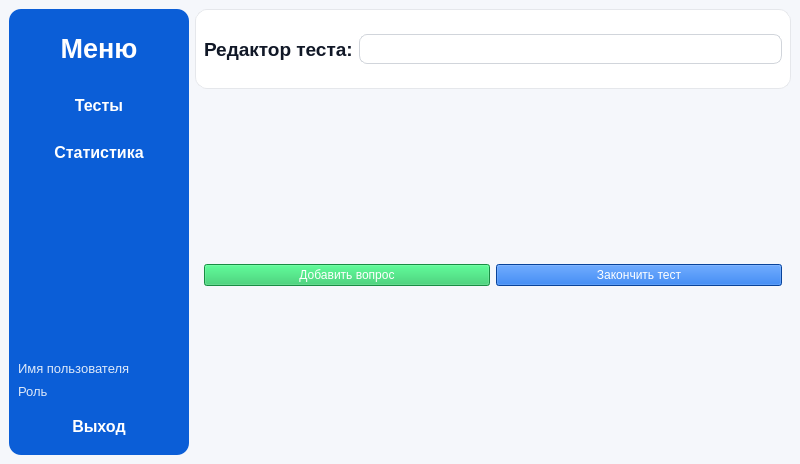
<?xml version="1.0" encoding="UTF-8"?>
<ui version="4.0">
 <class>TestEditor</class>
 <widget class="QMainWindow" name="TestEditor">
  <property name="geometry">
   <rect>
    <x>0</x>
    <y>0</y>
    <width>800</width>
    <height>464</height>
   </rect>
  </property>
  <property name="windowTitle">
   <string>Test Editor</string>
  </property>
  <property name="windowIcon">
   <iconset theme="QIcon::ThemeIcon::GoHome"/>
  </property>
  <property name="styleSheet">
   <string notr="true">/* ===== БАЗА: светлая тема ===== */
QMainWindow {
    background-color: #f5f7fb;
    font-family: &quot;Segoe UI&quot;;
    font-size: 10pt;
    color: #1f2937;
}

QWidget {
    color: #1f2937;
}

QWidget#questionBody QCheckBox::indicator {
	width: 16px;
    height: 16px;
    border: 1px solid #0b5ed7;
    background-color: white;
	border-radius: 4px;
}

QWidget#questionBody QCheckBox::indicator:checked {
	background-color: #0b5ed7;

}

QPushButton#addQuestion{
	background-color:#22c55e;
	color: white;
}

QPushButton#endTest {
	background-color: #0b5ed7;
	color: white;
}

QWidget#questionsPanel QPushButton{
	background-color: #ef4444;
	color: white;
}
/* ===== ЛЕВАЯ ПАНЕЛЬ ===== */
QWidget#sidePanel {
    background-color: #0b5ed7; 
	border-left: none;      /* синий */
    border-radius: 12px;

}
QLabel#qHeaderLabel{
	/*color: red;*/
	font-size: 25pt;
}
QLabel#lblMenu {
    color: white;
    font-size: 20pt;
    font-weight: 600;
}

QLabel#lblUserName,
QLabel#lblRole {
    color: rgba(255, 255, 255, 220);
    font-size: 10pt;
}

/* Кнопки меню */
QPushButton#btnTests,
QPushButton#btnStats,
QPushButton#btnLogout {
    background: transparent;
    color: white;
    border: none;
    text-align: center;
    padding: 10px 12px;
    border-radius: 8px;
    font-weight: 600;
    font-size: 12pt;

}
QWidget#questionsPanel
{
	background-color: #ffffff;
    border: 1px solid #e5e7eb;
    border-radius: 12px;
}
/* Hover */
QPushButton#btnTests:hover,
QPushButton#btnStats:hover,
QPushButton#btnLogout:hover {
    background-color: rgba(255, 255, 255, 35);
}

/* Pressed */
QPushButton#btnTests:pressed,
QPushButton#btnStats:pressed,
QPushButton#btnLogout:pressed {
    background-color: rgba(0, 0, 0, 25);
}

/* Чтобы можно было программно подсветить активную кнопку:
   ui-&gt;btnTests-&gt;setProperty(&quot;active&quot;, true); style()-&gt;polish(ui-&gt;btnTests);
*/
QPushButton[active=&quot;true&quot;] {
    background-color: rgba(255, 255, 255, 55);
    border-left: 4px solid #ffffff;
    padding-left: 8px; /* чтобы компенсировать border-left */
}

/* ===== ОБЛАСТЬ СТРАНИЦ (справа) ===== */
QStackedWidget {
    background: transparent;
}

/* ===== ПАНЕЛЬ ФИЛЬТРОВ ===== */
QWidget#filtersPanel {
    background-color: #ffffff;
    border: 1px solid #e5e7eb;
    border-radius: 12px;
}

QLabel#lblTests {
    font-size: 14pt;
    font-weight: 700;
    color: #111827;
}
QLabel#lblSearch, 
QLabel#lblSubject, 
QLabel#lblDifficult{
    font-size: 12pt;
    font-weight: 500;
    color: #111827;
}
/* Поля ввода и комбобоксы */
QLineEdit {
    background-color: #ffffff;
    border: 1px solid #d1d5db;
    border-radius: 8px;
    padding: 6px 10px;
    selection-background-color: #0b5ed7;
}

QLineEdit:focus {
    border: 1px solid #0b5ed7;
}

QComboBox {
    background-color: #ffffff;
    border: 1px solid #d1d5db;
    border-radius: 8px;
    padding: 6px 34px 6px 10px;  /* справа место под стрелку */
}

QComboBox::drop-down {
    subcontrol-origin: padding;
    subcontrol-position: top right;
    width: 28px;
    border-left: 1px solid #e5e7eb;
    border-top-right-radius: 8px;
    border-bottom-right-radius: 8px;
    background: transparent;
}

/* Рисуем V-стрелку только рамками */
QComboBox::down-arrow {
    width: 7px;
    height: 7px;
    border-left: 2px solid #0b5ed7;
    border-bottom: 2px solid #0b5ed7;
    margin-right: 1px;
}

/* Hover/focus */
QComboBox:hover {
    border: 1px solid #0b5ed7;
}

QComboBox::drop-down:hover {
    background-color: rgba(11, 94, 215, 10);
}


/* ===== ТАБЛИЦА ТЕСТОВ ===== */
QTableWidget {
    background-color: #ffffff;
    border: 1px solid #e5e7eb;
    border-radius: 12px;
    gridline-color: #eef2f7;
    selection-background-color: rgba(11, 94, 215, 35);
    selection-color: #111827;
}

/* Заголовок таблицы */
QHeaderView::section {
    background-color: #f3f6fb;
    color: #111827;
    padding: 8px 10px;
    border: none;
    border-bottom: 1px solid #e5e7eb;
    font-weight: 600;
}

/* Строки */
QTableWidget::item {
    padding: 6px 8px;
    border: none;
}

QTableWidget::item:hover {
    background-color: rgba(11, 94, 215, 18);
}

/* Скроллбар (аккуратный, синий акцент) */
QScrollBar:vertical {
    background: transparent;
    width: 10px;
    margin: 6px 4px 6px 0px;
}

QScrollBar::handle:vertical {
    background: rgba(11, 94, 215, 120);
    border-radius: 5px;
    min-height: 30px;
}

QScrollBar::handle:vertical:hover {
    background: rgba(11, 94, 215, 170);
}

QScrollBar::add-line:vertical,
QScrollBar::sub-line:vertical {
    height: 0px;
}

QScrollBar::add-page:vertical,
QScrollBar::sub-page:vertical {
    background: transparent;
}

/* ===== СТАТУС-БАР (если используешь) ===== */
QStatusBar {
    background-color: #ffffff;
    border-top: 1px solid #e5e7eb;
}

QWidget#handleTestsPanel{
	 background-color: #ffffff;
    border: 1px solid #e5e7eb;
    border-radius: 12px;
}
QPushButton#btnAddTest,
QPushButton#btnDeleteTest,
QPushButton#btnExportTest,
QPushButton#btnImportTest{
    background-color: #0b5ed7; 
    color: white;
	padding: 3px;
    border-radius: 8px;
    font-weight: 600;
    font-size: 10pt;

}
QPushButton#btnAddTest{
	background-color: rgb(34, 197, 94);
}
QPushButton#btnAddTest:hover{
	background-color: rgb(22, 163, 74);
}
QPushButton#btnDeleteTest{
	background-color: rgb(239, 68, 68);
}
QPushButton#btnDeleteTest:hover{
	background-color: rgb(220, 38, 38);
}
QPushButton#btnExportTest,
QPushButton#btnImportTest{
	background-color:rgb(249, 115, 22);
}
QPushButton#btnExportTest:hover,
QPushButton#btnImportTest:hover{
	background-color: rgb(234, 88, 12);
}</string>
  </property>
  <widget class="QWidget" name="centralwidget">
   <property name="minimumSize">
    <size>
     <width>0</width>
     <height>0</height>
    </size>
   </property>
   <layout class="QHBoxLayout" name="horizontalLayout">
    <property name="leftMargin">
     <number>9</number>
    </property>
    <property name="topMargin">
     <number>9</number>
    </property>
    <property name="rightMargin">
     <number>9</number>
    </property>
    <property name="bottomMargin">
     <number>9</number>
    </property>
    <item>
     <widget class="QWidget" name="sidePanel" native="true">
      <property name="minimumSize">
       <size>
        <width>180</width>
        <height>0</height>
       </size>
      </property>
      <property name="maximumSize">
       <size>
        <width>220</width>
        <height>16777215</height>
       </size>
      </property>
      <layout class="QVBoxLayout" name="verticalLayout">
       <property name="spacing">
        <number>8</number>
       </property>
       <property name="leftMargin">
        <number>9</number>
       </property>
       <property name="topMargin">
        <number>9</number>
       </property>
       <property name="rightMargin">
        <number>9</number>
       </property>
       <property name="bottomMargin">
        <number>9</number>
       </property>
       <item>
        <widget class="QLabel" name="lblMenu">
         <property name="minimumSize">
          <size>
           <width>0</width>
           <height>60</height>
          </size>
         </property>
         <property name="text">
          <string>Меню</string>
         </property>
         <property name="alignment">
          <set>Qt::AlignmentFlag::AlignCenter</set>
         </property>
        </widget>
       </item>
       <item>
        <widget class="QPushButton" name="btnTests">
         <property name="cursor">
          <cursorShape>PointingHandCursor</cursorShape>
         </property>
         <property name="text">
          <string>Тесты</string>
         </property>
        </widget>
       </item>
       <item>
        <widget class="QPushButton" name="btnStats">
         <property name="cursor">
          <cursorShape>PointingHandCursor</cursorShape>
         </property>
         <property name="text">
          <string>Статистика</string>
         </property>
        </widget>
       </item>
       <item>
        <spacer name="verticalSpacer">
         <property name="orientation">
          <enum>Qt::Orientation::Vertical</enum>
         </property>
         <property name="sizeHint" stdset="0">
          <size>
           <width>20</width>
           <height>200</height>
          </size>
         </property>
        </spacer>
       </item>
       <item>
        <widget class="QLabel" name="lblUserName">
         <property name="text">
          <string>Имя пользователя</string>
         </property>
        </widget>
       </item>
       <item>
        <widget class="QLabel" name="lblRole">
         <property name="text">
          <string>Роль</string>
         </property>
        </widget>
       </item>
       <item>
        <widget class="QPushButton" name="btnLogout">
         <property name="cursor">
          <cursorShape>PointingHandCursor</cursorShape>
         </property>
         <property name="text">
          <string>Выход</string>
         </property>
        </widget>
       </item>
      </layout>
     </widget>
    </item>
    <item>
     <widget class="QStackedWidget" name="stackedWidget">
      <property name="sizePolicy">
       <sizepolicy hsizetype="Expanding" vsizetype="Expanding">
        <horstretch>1</horstretch>
        <verstretch>1</verstretch>
       </sizepolicy>
      </property>
      <property name="currentIndex">
       <number>0</number>
      </property>
      <widget class="QWidget" name="testsPage">
       <layout class="QVBoxLayout" name="verticalLayout_2">
        <property name="leftMargin">
         <number>0</number>
        </property>
        <property name="topMargin">
         <number>0</number>
        </property>
        <property name="rightMargin">
         <number>0</number>
        </property>
        <property name="bottomMargin">
         <number>0</number>
        </property>
        <item>
         <widget class="QWidget" name="filtersPanel" native="true">
          <property name="sizePolicy">
           <sizepolicy hsizetype="Preferred" vsizetype="Fixed">
            <horstretch>0</horstretch>
            <verstretch>0</verstretch>
           </sizepolicy>
          </property>
          <property name="minimumSize">
           <size>
            <width>0</width>
            <height>80</height>
           </size>
          </property>
          <layout class="QVBoxLayout" name="verticalLayout_3">
           <item>
            <layout class="QHBoxLayout" name="horizontalLayout_4">
             <item>
              <widget class="QLabel" name="lblTests">
               <property name="text">
                <string>Редактор теста:</string>
               </property>
              </widget>
             </item>
             <item>
              <widget class="QLineEdit" name="edtTitle"/>
             </item>
            </layout>
           </item>
          </layout>
         </widget>
        </item>
        <item>
         <widget class="QWidget" name="horizontalWidget" native="true">
          <layout class="QHBoxLayout" name="bottomMenu">
           <item>
            <widget class="QPushButton" name="addQuestion">
             <property name="text">
              <string>Добавить вопрос</string>
             </property>
            </widget>
           </item>
           <item>
            <widget class="QPushButton" name="endTest">
             <property name="text">
              <string>Закончить тест</string>
             </property>
            </widget>
           </item>
          </layout>
         </widget>
        </item>
       </layout>
      </widget>
      <widget class="QWidget" name="statisticsPage"/>
     </widget>
    </item>
   </layout>
  </widget>
 </widget>
 <resources/>
 <connections/>
</ui>
